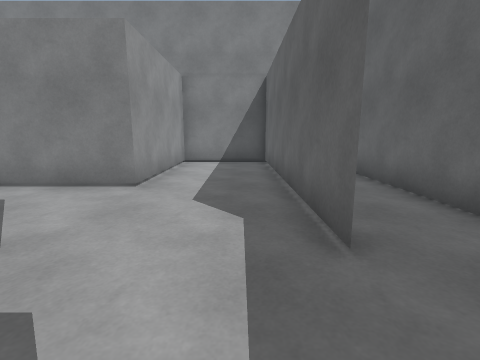
View 1 (above)

19 first-person views from a walk through a scene from a Unity 3-D project. The camera is 1.2 m above the floor, tilts 10° down and sees 85° across. The floor is counted in squares, 1 m on a side. Each view is taken from the middle of a square. On the plan, view 1 faces up. The plan holds only what a view shows up to about 12 squares ahead; the rest is blank.

View 2
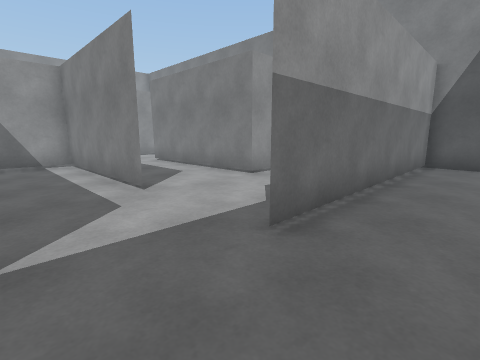

View 3
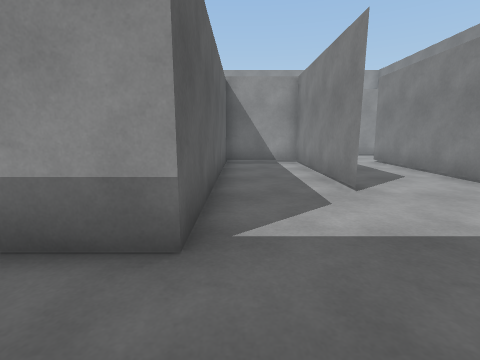

View 4
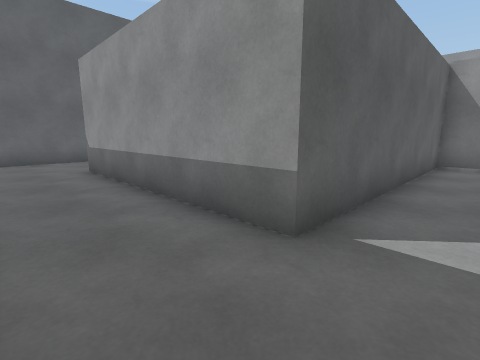

View 5
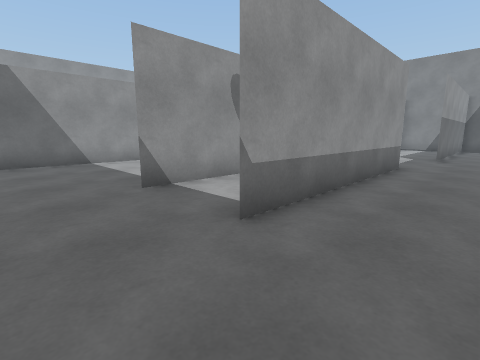

View 6
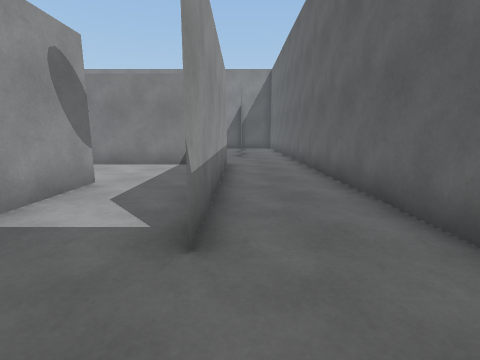

View 7
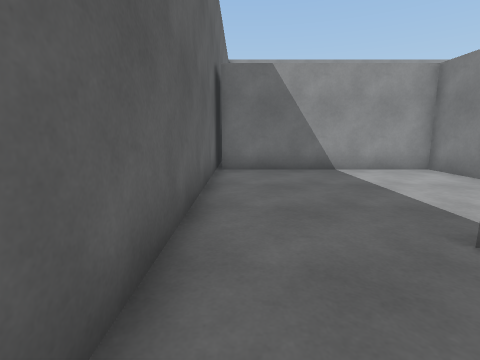

View 8
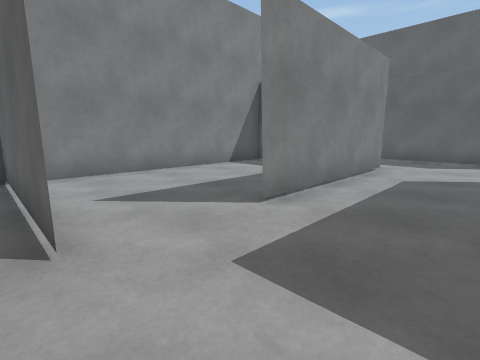

View 9
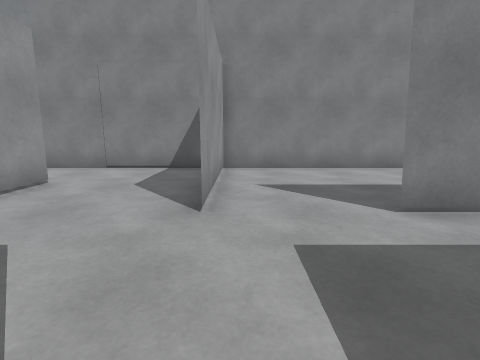

View 10
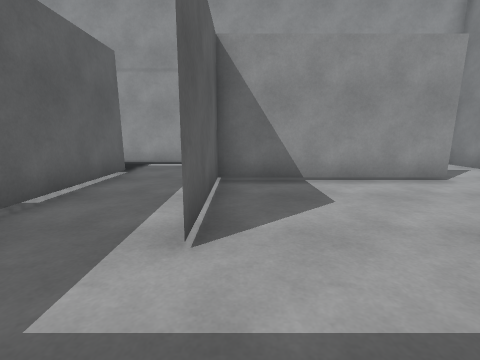

View 11
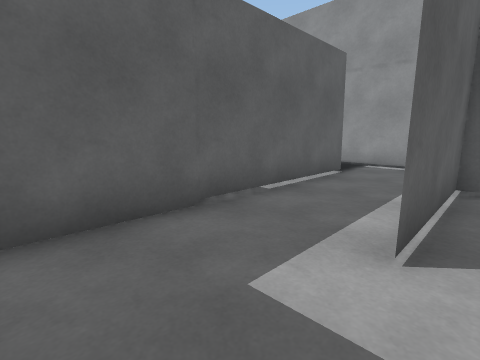

View 12
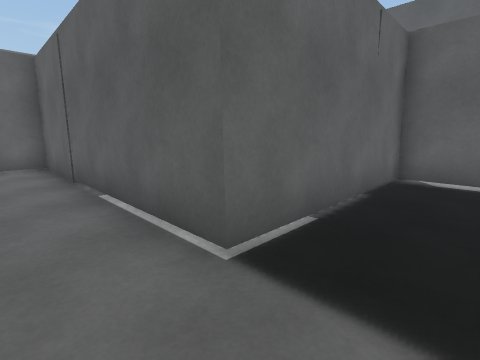

View 13
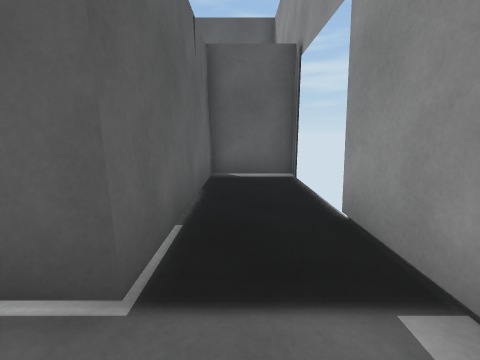

View 14
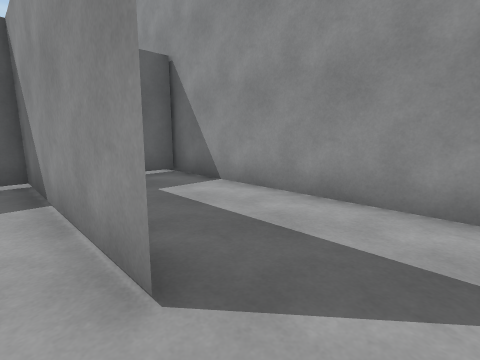

View 15
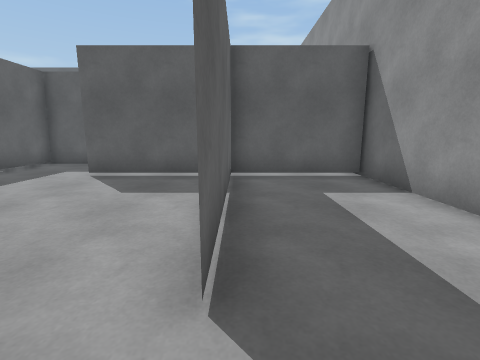

View 16
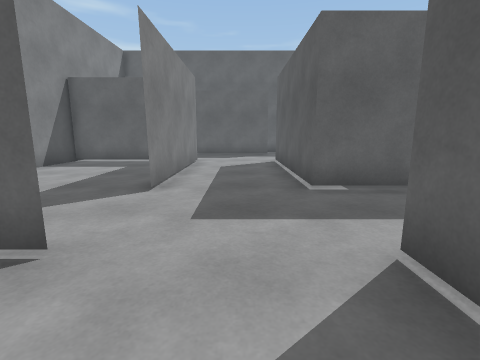

View 17
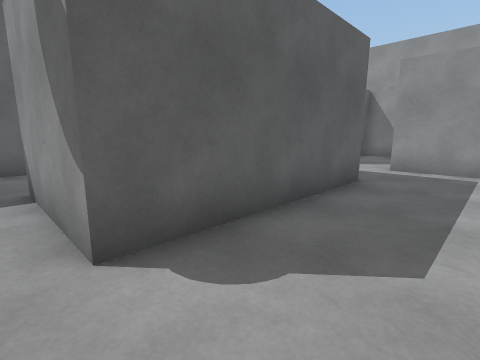

View 18
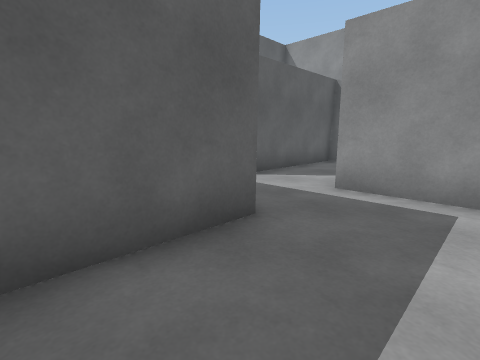

View 19
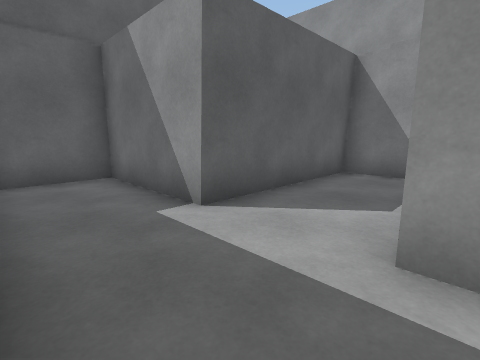

### Floor plan
Points are (right, up) in squares from view 1. A wall is a line through its corners. A room is listed if a view was taken in it or the views show most of it. See-through windows are left out.
Room 1 (views 1, 2, 3, 4, 5, 6, 7, 8, 9, 10, 11, 12, 13, 14, 16, 17, 18, 19)
walls: (-8.4, -0.6) (-8.4, 2.4) (-8.4, -0.6); (-8.4, 2.4) (-2.4, 2.4) (-8.4, 2.4); (-6.9, -4.5) (-8.9, -4.6) (-8.9, -11.6); (-1.1, -0.6) (-4.9, -0.6); (-9, -4.6) (-2.6, -4.5) (-2.6, -8.5); (-11.6, -2.1) (-11.6, -4.6); (-2.4, 8) (-2.4, 11.4); (-15.9, 2.4) (-11.5, 2.4); (3.6, 3.8) (3.6, 8); (-17.2, -0.6) (0.5, -0.6) (0.5, -8.5); (-2.4, 11.2) (-2.4, 5.9) (-8.6, 5.9); (-17.1, -5.7) (-17.1, -7.5) (-11.6, -7.4) (-11.6, -11.6) (-9.3, -11.6); (-11.6, 11.4) (-11.6, 5.9) (-11.6, 11.2); (3.6, -8.4) (3.6, 1.2); (-15.7, 8.5) (-15.7, 2.4); (-11.6, -11.8) (2.5, -11.8); (1.1, 11.4) (1.1, 2.4) (1.1, 11.1); (-19.6, 0.8) (-19.6, -0.4); (2.6, 11.3) (-15.4, 11.3)
ways out: opening at (-16, 9.5) to room 2; opening at (-18, -1) to room 3
Room 2 (view 15)
walls: (-19.6, 10) (-19.6, 2.4) (-15.9, 2.4); (-15.7, 2.9) (-15.7, 8.5); (-15.4, 11.3) (-19.4, 11.3)
ways out: opening at (-16, 9.5) to room 1
Room 3 (no view inside)
walls: (-19.6, -0.4) (-19.6, -2.9); (-19.5, -6.5) (-17.2, -6.5) (-17.2, -0.6)
ways out: opening at (-18, -1) to room 1

Positions as (right, up) in squares from view 1, and headings:
1: (0, 0), facing up
2: (3, 0), facing up-left
3: (3, 0), facing left
4: (3, 1), facing down-left
5: (3, -11), facing up-left
6: (1, -11), facing up
7: (0, -11), facing left
8: (-12, 3), facing up-right
9: (-11, 2), facing up
10: (-9, 3), facing left
11: (-9, 3), facing down-left
12: (-19, 1), facing down-right
13: (-18, 1), facing down
14: (-15, 10), facing down-left
15: (-16, 10), facing down
16: (-14, 4), facing right
17: (-2, -2), facing down-left
18: (-6, -2), facing down-left
19: (-9, -4), facing down-left
